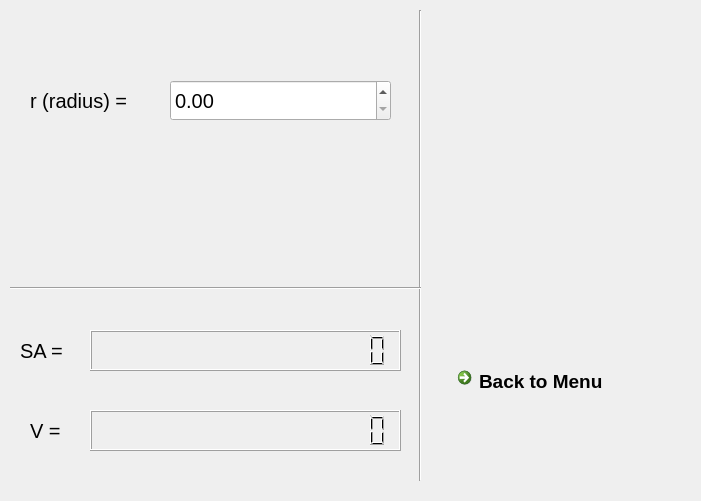
  <widget class="QWidget" name="SphereClass" native="true">
   <property name="geometry">
    <rect>
     <x>0</x>
     <y>0</y>
     <width>701</width>
     <height>501</height>
    </rect>
   </property>
   <property name="autoFillBackground">
    <bool>true</bool>
   </property>
   <widget class="QLabel" name="label_5">
    <property name="geometry">
     <rect>
      <x>470</x>
      <y>120</y>
      <width>171</width>
      <height>171</height>
     </rect>
    </property>
    <property name="font">
     <font>
      <family>MS Shell Dlg 2</family>
     </font>
    </property>
    <property name="text">
     <string/>
    </property>
    <property name="pixmap">
     <pixmap>sphere.png</pixmap>
    </property>
    <property name="scaledContents">
     <bool>true</bool>
    </property>
   </widget>
   <widget class="QLabel" name="label_6">
    <property name="geometry">
     <rect>
      <x>30</x>
      <y>80</y>
      <width>131</width>
      <height>41</height>
     </rect>
    </property>
    <property name="font">
     <font>
      <pointsize>15</pointsize>
     </font>
    </property>
    <property name="text">
     <string>r (radius) =</string>
    </property>
   </widget>
   <widget class="Line" name="line_4">
    <property name="geometry">
     <rect>
      <x>410</x>
      <y>10</y>
      <width>20</width>
      <height>471</height>
     </rect>
    </property>
    <property name="orientation">
     <enum>Qt::Vertical</enum>
    </property>
   </widget>
   <widget class="QLabel" name="label_7">
    <property name="geometry">
     <rect>
      <x>20</x>
      <y>330</y>
      <width>81</width>
      <height>41</height>
     </rect>
    </property>
    <property name="font">
     <font>
      <pointsize>15</pointsize>
     </font>
    </property>
    <property name="text">
     <string>SA =</string>
    </property>
   </widget>
   <widget class="QLCDNumber" name="spSurfaceArea">
    <property name="geometry">
     <rect>
      <x>90</x>
      <y>330</y>
      <width>311</width>
      <height>41</height>
     </rect>
    </property>
    <property name="font">
     <font>
      <family>MS UI Gothic</family>
      <pointsize>10</pointsize>
     </font>
    </property>
    <property name="smallDecimalPoint">
     <bool>true</bool>
    </property>
    <property name="digitCount">
     <number>15</number>
    </property>
    <property name="mode">
     <enum>QLCDNumber::Dec</enum>
    </property>
    <property name="segmentStyle">
     <enum>QLCDNumber::Filled</enum>
    </property>
    <property name="intValue" stdset="0">
     <number>0</number>
    </property>
   </widget>
   <widget class="QDoubleSpinBox" name="spRadius">
    <property name="geometry">
     <rect>
      <x>170</x>
      <y>80</y>
      <width>221</width>
      <height>41</height>
     </rect>
    </property>
    <property name="font">
     <font>
      <pointsize>15</pointsize>
     </font>
    </property>
    <property name="maximum">
     <double>99999999999999.000000000000000</double>
    </property>
    <property name="singleStep">
     <double>0.010000000000000</double>
    </property>
   </widget>
   <widget class="QLabel" name="label_8">
    <property name="geometry">
     <rect>
      <x>30</x>
      <y>410</y>
      <width>51</width>
      <height>41</height>
     </rect>
    </property>
    <property name="font">
     <font>
      <pointsize>15</pointsize>
     </font>
    </property>
    <property name="text">
     <string>V =</string>
    </property>
   </widget>
   <widget class="QLCDNumber" name="spVolume">
    <property name="geometry">
     <rect>
      <x>90</x>
      <y>410</y>
      <width>311</width>
      <height>41</height>
     </rect>
    </property>
    <property name="font">
     <font>
      <pointsize>10</pointsize>
     </font>
    </property>
    <property name="smallDecimalPoint">
     <bool>true</bool>
    </property>
    <property name="digitCount">
     <number>15</number>
    </property>
    <property name="mode">
     <enum>QLCDNumber::Dec</enum>
    </property>
    <property name="value" stdset="0">
     <double>0.000000000000000</double>
    </property>
    <property name="intValue" stdset="0">
     <number>0</number>
    </property>
   </widget>
   <widget class="Line" name="line_5">
    <property name="geometry">
     <rect>
      <x>10</x>
      <y>280</y>
      <width>411</width>
      <height>16</height>
     </rect>
    </property>
    <property name="orientation">
     <enum>Qt::Horizontal</enum>
    </property>
   </widget>
   <widget class="QCommandLinkButton" name="spBack">
    <property name="geometry">
     <rect>
      <x>450</x>
      <y>360</y>
      <width>222</width>
      <height>48</height>
     </rect>
    </property>
    <property name="font">
     <font>
      <family>Segoe UI</family>
      <pointsize>14</pointsize>
     </font>
    </property>
    <property name="text">
     <string>Back to Menu</string>
    </property>
   </widget>
  </widget>
